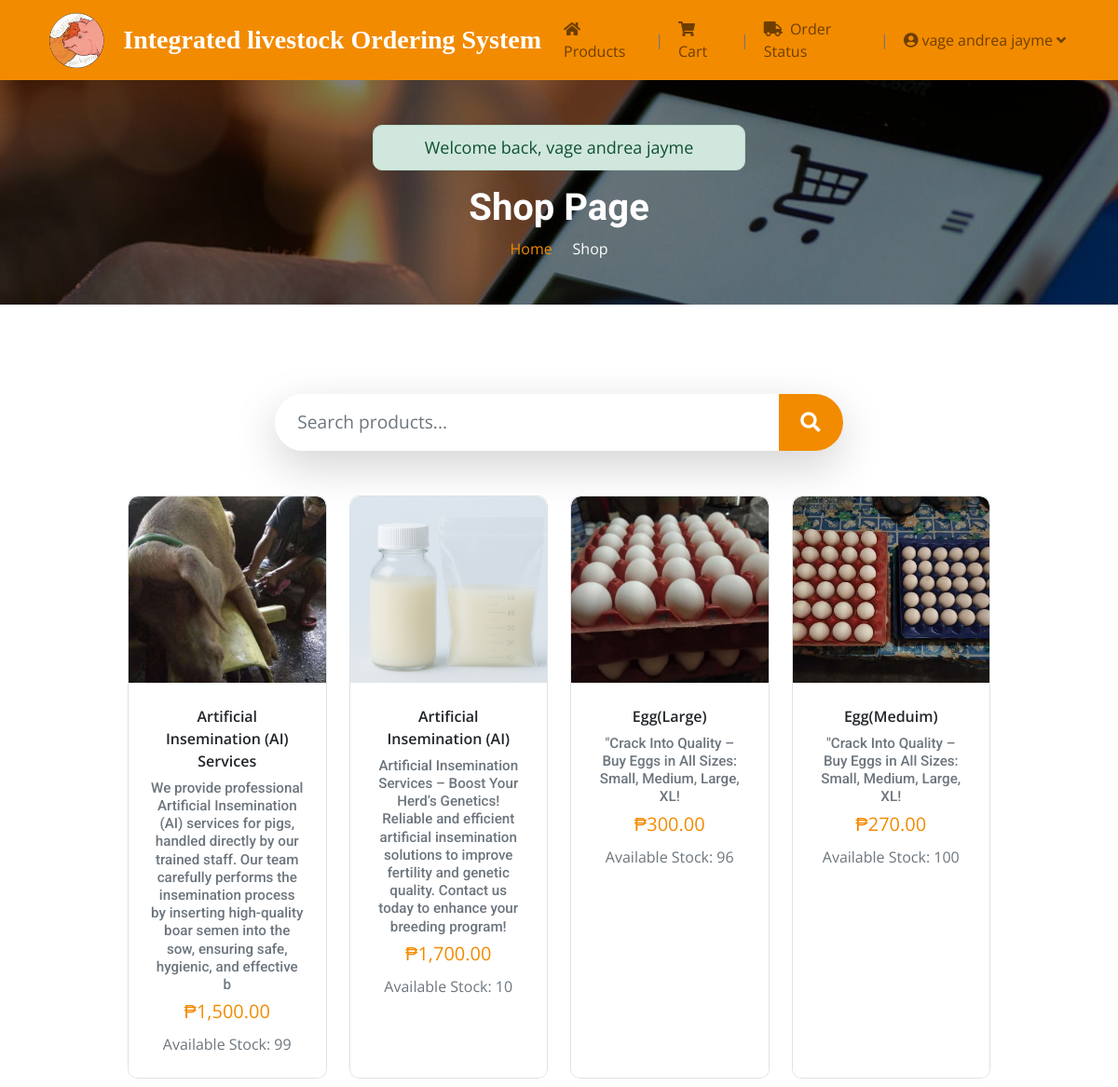
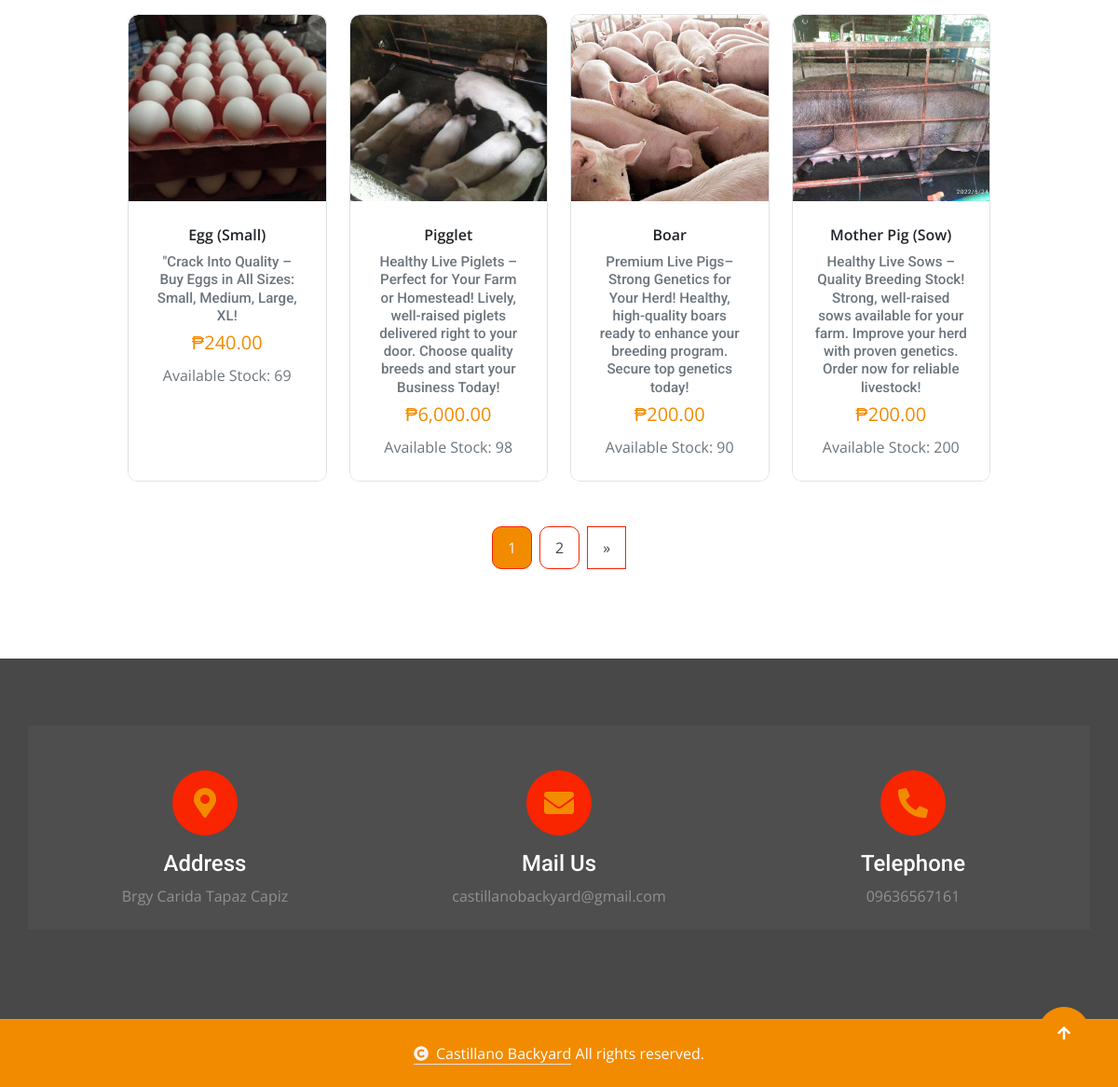
/poultry/customer/shop.php (signed in), run on the app's committed database (2 pictures, top to bottom).
### tables this page shows
CREATE TABLE `products` (
  `id` int(11) UNSIGNED NOT NULL,
  `name` varchar(255) NOT NULL,
  `price` decimal(10,2) NOT NULL,
  `description` varchar(255) DEFAULT NULL,
  `stock` int(11) NOT NULL,
  `picture` varchar(255) DEFAULT NULL,
  `created_at` timestamp NOT NULL DEFAULT current_timestamp(),
  `added_stock` int(11) NOT NULL DEFAULT 0,
  `reduced_stock` int(11) NOT NULL DEFAULT 0,
  `is_unavailable` tinyint(1) DEFAULT 0
);

### poultry/customer/shop.php (the view, shortened to what this page needs)
<?php
include 'conn.php';
$message = '';
if (isset($_SESSION['message'])) {
    $message = $_SESSION['message'];
}
$perPage = 8;
$page = isset($_GET['page']) && is_numeric($_GET['page']) ? (int)$_GET['page'] : 1;
$start = ($page - 1) * $perPage;
$search = '';
$where = '';
$count_sql = "SELECT COUNT(*) FROM products p $where";
$count_stmt = $conn->prepare($count_sql);
$count_stmt->execute();
$count_stmt->bind_result($totalProducts);
$totalPages = ceil($totalProducts / $perPage);
?>
<!DOCTYPE html>
<html lang="en">
<head>
    <link rel="stylesheet" href="https://use.fontawesome.com/releases/v5.15.4/css/all.css" />
    <link href="https://cdn.jsdelivr.net/npm/bootstrap-icons@1.4.1/font/bootstrap-icons.css" rel="stylesheet">
    <link href="../lib/animate/animate.min.css" rel="stylesheet">
    <link href="../lib/owlcarousel/assets/owl.carousel.min.css" rel="stylesheet">
    <link href="../css/bootstrap.min.css" rel="stylesheet">
    <link href="../css/style.css" rel="stylesheet">
</head>
<body>
   <?php include 'header.php'; ?>
    <div class="container-fluid page-header py-5">
            <?php if (!empty($message)): ?>
                <div id="successMessage"
                    class="alert alert-success alert-dismissible fade show text-center mx-auto"
                    role="alert"
                    style="max-width: 400px; font-size: 18px; padding: 10px 15px;">
                    <?= htmlspecialchars($message) ?>
                </div>
            <?php endif; ?>
        <h1 class="text-center text-white display-6 wow fadeInUp" data-wow-delay="0.1s">Shop Page</h1>
        <ol class="breadcrumb justify-content-center mb-0 wow fadeInUp" data-wow-delay="0.3s">
            <li class="breadcrumb-item"><a href="index.php">Home</a></li>
            <li class="breadcrumb-item active text-white">Shop</li>
        </ol>
    </div>
    <div class="container-fluid shop py-5">
        <div class="container py-5">
            <div class="row justify-content-center g-4">
                <div class="col-12 col-lg-10">
                        <?php
                            $params = [];
                            $param_types = '';
                            $where = '';
                            $params[] = $start;
                            $params[] = $perPage;
                            $param_types .= "ii";
                            $sql = "
                                SELECT p.*, COALESCE(SUM(o.quantity),0) AS completed_qty
                                FROM products p
                                LEFT JOIN orders o ON o.product_id = p.id AND o.status = 'Completed'
                                $where
                                GROUP BY p.id
                                ORDER BY p.id DESC
                                LIMIT ?, ?
                            ";
                            $stmt = $conn->prepare($sql);
                            $stmt->bind_param($param_types, ...$params);
                            $stmt->execute();
                            $result = $stmt->get_result();
                            ?>
                        <div class="row mb-5">
                            <div class="col-md-8 mx-auto">
                                <form id="searchForm" method="GET" action="shop.php">
                                    <div class="input-group shadow-lg rounded-pill overflow-hidden">
                                        <input type="search" name="search"
                                            class="form-control form-control-lg border-0 px-4 py-3"
                                            placeholder="Search products..."
                                            value="<?php echo isset($_GET['search']) ? htmlspecialchars($_GET['search']) : ''; ?>"
                                            style="font-size: 1.2rem;">
                                        <span class="input-group-text bg-primary text-white border-0 px-4">
                                            <i class="fa fa-search fa-lg"></i>
                                        </span>
                                    </div>
                                </form>
                            </div>
                        </div>
                    <div class="tab-content">
                        <div id="tab-5" class="tab-pane fade show p-0 active">
                            <div class="row g-4 justify-content-center product">
                                <?php while ($product = $result->fetch_assoc()):
                                $added_stock     = (int)$product['added_stock'];
                                $original_stock  = (int)$product['stock'];
                                $completed_qty   = (int)$product['completed_qty'];
                                $reduced_stock   = (int)$product['reduced_stock'];
                                $available_stock = $original_stock + $added_stock - $completed_qty - $reduced_stock;
                                $is_unavailable = isset($product['is_unavailable']) && $product['is_unavailable'] == 1;
                            ?>
                            <div class="col-md-6 col-lg-4 col-xl-3">
                                <div class="product-item rounded wow fadeInUp position-relative" data-wow-delay="<?= $delay ?>s">
                                    <div class="product-item-inner border rounded <?= ($available_stock <= 0 || $is_unavailable) ? 'opacity-50' : '' ?>">
                                            <div class="product-item-inner-item" style="height: 200px; overflow: hidden;">
                                                <?php
                                                    $img_path = !empty($product['picture'])
                                                                ? '../admin/uploads/products/' . $product['picture']
                                                                : '../admin/uploads/products/default.png';
                                                ?>
                                                <img src="<?= $img_path ?>"
                                                    alt="<?= htmlspecialchars($product['name'] ?? 'Product') ?>"
                                                    class="img-fluid w-100 rounded-top"
                                                    style="height: 100%; width: 100%; object-fit: cover;">
                                            </div>
                                        <div class="text-center rounded-bottom p-4">
                                            <a href="#" class="d-block mb-2"><?= htmlspecialchars($product['name']) ?></a>
                                            <a href="#" class="d-block h4"><?= htmlspecialchars($product['description']) ?></a>
                                            <span class="text-primary fs-5">₱<?= number_format($product['price'], 2) ?></span>
                                            <p class="mb-0 mt-2 text-muted">Available Stock: <?= $available_stock ?></p>
                                        </div>
                                    </div>
                                </div>
                            </div>
                            <?php endwhile; ?>
                            </div>
                            <div class="col-12 wow fadeInUp" data-wow-delay="0.1s">
                                <div class="pagination d-flex justify-content-center mt-5">
                                    <?php for ($i = 1; $i <= $totalPages; $i++): ?>
                                        <a href="?page=<?php echo $i; ?>&search=<?php echo urlencode($search); ?>"
                                        class="<?php echo $i === $page ? 'active' : ''; ?> rounded"><?php echo $i; ?></a>
                                    <?php endfor; ?>
                                    <?php if ($page < $totalPages): ?>
                                        <a href="?page=<?php echo $page + 1; ?>&search=<?php echo urlencode($search); ?>">&raquo;</a>
                                    <?php endif; ?>
                                </div>
                            </div>
                        </div>
                    </div>
                </div>
            </div>
        </div>
    </div>
    <a href="#" class="btn btn-primary btn-lg-square back-to-top"><i class="fa fa-arrow-up"></i></a>
   <?php include '../footer.php'; ?>
</body>
</html>

### poultry/css/style.css (style rules this page uses)
.back-to-top { position: fixed; right: 30px; bottom: 30px; display: flex; width: 45px; height: 45px; align-items: center; justify-content: center; transition: 0.5s; z-index: 99; }
.btn { font-weight: 600; transition: .5s; }
.btn-lg-square { width: 56px; height: 56px; }
.btn-square, .btn-sm-square, .btn-md-square, .btn-lg-square { padding: 0; display: flex; align-items: center; justify-content: center; font-weight: normal; border-radius: 50%; }
.btn.btn-primary { background: var(--bs-primary) !important; color: var(--bs-white) !important; font-family: 'Roboto', sans-serif; font-weight: 400; transition: 0.5s; }
.page-header { position: relative; padding: 100px 0; background: linear-gradient(rgba(0, 0, 0, 0.5), rgba(0, 0, 0, 0.5)), url(../img/carousel-1.jpg); background-position: center top; background-repeat: no-repeat; background-attachment: fixed; }
.product .product-item { width: 100%; height: 100%; position: relative; }
.product .product-item .product-item-inner { height: 100%; }
.product .product-item .product-item-inner .product-item-inner-item { position: relative; border-top-right-radius: 10px; border-top-left-radius: 10px; overflow: hidden; }
.product .product-item .product-item-inner img { transition: 0.5s; }
.pagination { display: inline-block; }
.pagination a { color: var(--bs-dark); padding: 10px 16px; text-decoration: none; transition: 0.5s; border: 1px solid var(--bs-secondary); margin: 0 4px; }
.pagination a.active { background-color: var(--bs-primary); color: var(--bs-light); border: 1px solid var(--bs-secondary); }

### poultry/customer/shop.php (style rules this page uses)
body { display: flex; flex-direction: column; min-height: 100vh; }
.input-group-text { cursor: pointer; transition: background 0.3s, color 0.3s; }
.product-item { position: relative; width: 100%; max-width: 300px; overflow: hidden; }
.product-item img { width: 100%; height: 200px; object-fit: cover; border-top-left-radius: 0.25rem; border-top-right-radius: 0.25rem; display: block; }
.product-item .text-center a.h4 { font-size: 0.95rem; font-weight: 500; color: #6c757d; margin: 0.25rem 0; line-height: 1.2rem; display: -webkit-box; -webkit-line-clamp: 2; -webkit-box-orient: vertical; overflow: hidden; text-overflow: ellipsis; }
.product-item .text-center a.d-block.mb-2 { font-size: 1rem; font-weight: 600; color: #212529; }

### data on the page
products: picture (picture), name "Artificial Insemination (AI) Services", description "We provide professional Artificial Insemination (AI) services for pigs, handled directly by our trained staff. Our team carefully performs the insemination process by inserting high-quality boar semen into the sow, ensuring safe, hygienic, and effective b", available_stock "99"
products: picture (picture), name "Artificial Insemination (AI)", description "Artificial Insemination Services – Boost Your Herd’s Genetics! Reliable and efficient artificial insemination solutions to improve fertility and genetic quality. Contact us today to enhance your breeding program!", price "1,700.00", added_stock "10"
products: picture (picture), name "Egg(Large)", description "\"Crack Into Quality – Buy Eggs in All Sizes: Small, Medium, Large, XL!", price "300.00", available_stock "96"
products: picture (picture), name "Egg(Meduim)", description "\"Crack Into Quality – Buy Eggs in All Sizes: Small, Medium, Large, XL!", price "270.00", stock "100"
products: picture (picture), name "Egg (Small)", description "\"Crack Into Quality – Buy Eggs in All Sizes: Small, Medium, Large, XL!", price "240.00", available_stock "69"
products: picture (picture), name "Pigglet", description "Healthy Live Piglets – Perfect for Your Farm or Homestead! Lively, well-raised piglets delivered right to your door. Choose quality breeds and start your Business Today!", available_stock "98"
products: picture (picture), name "Boar", description "Premium Live Pigs– Strong Genetics for Your Herd! Healthy, high-quality boars ready to enhance your breeding program. Secure top genetics today!", available_stock "90"
products: picture (picture), name "Mother Pig (Sow)", description "Healthy Live Sows – Quality Breeding Stock! Strong, well-raised sows available for your farm. Improve your herd with proven genetics. Order now for reliable livestock!", available_stock "200"

### other printed values
$_SESSION['user_name'] "vage andrea jayme"
$message "Welcome back, vage andrea jayme"
